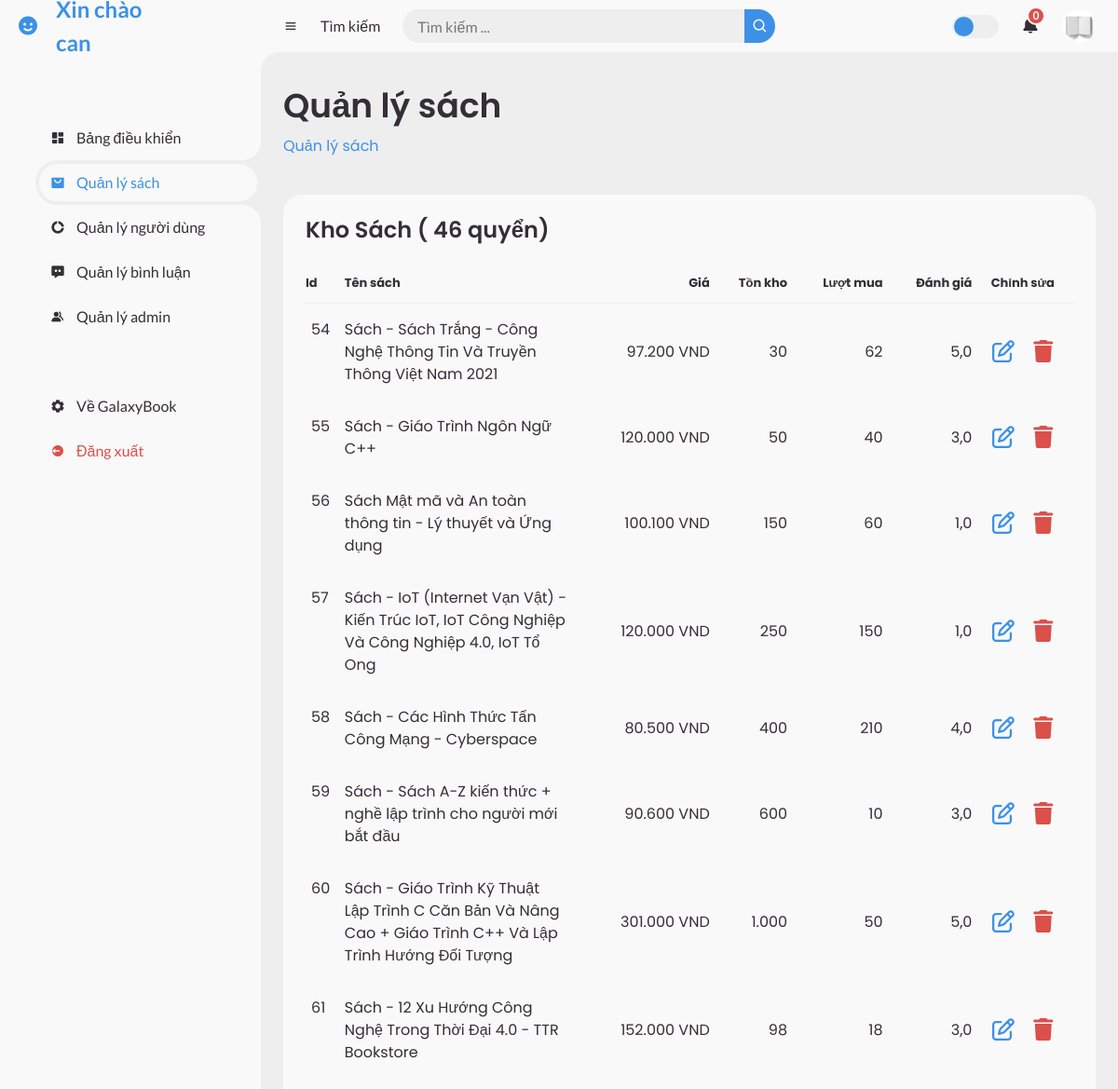
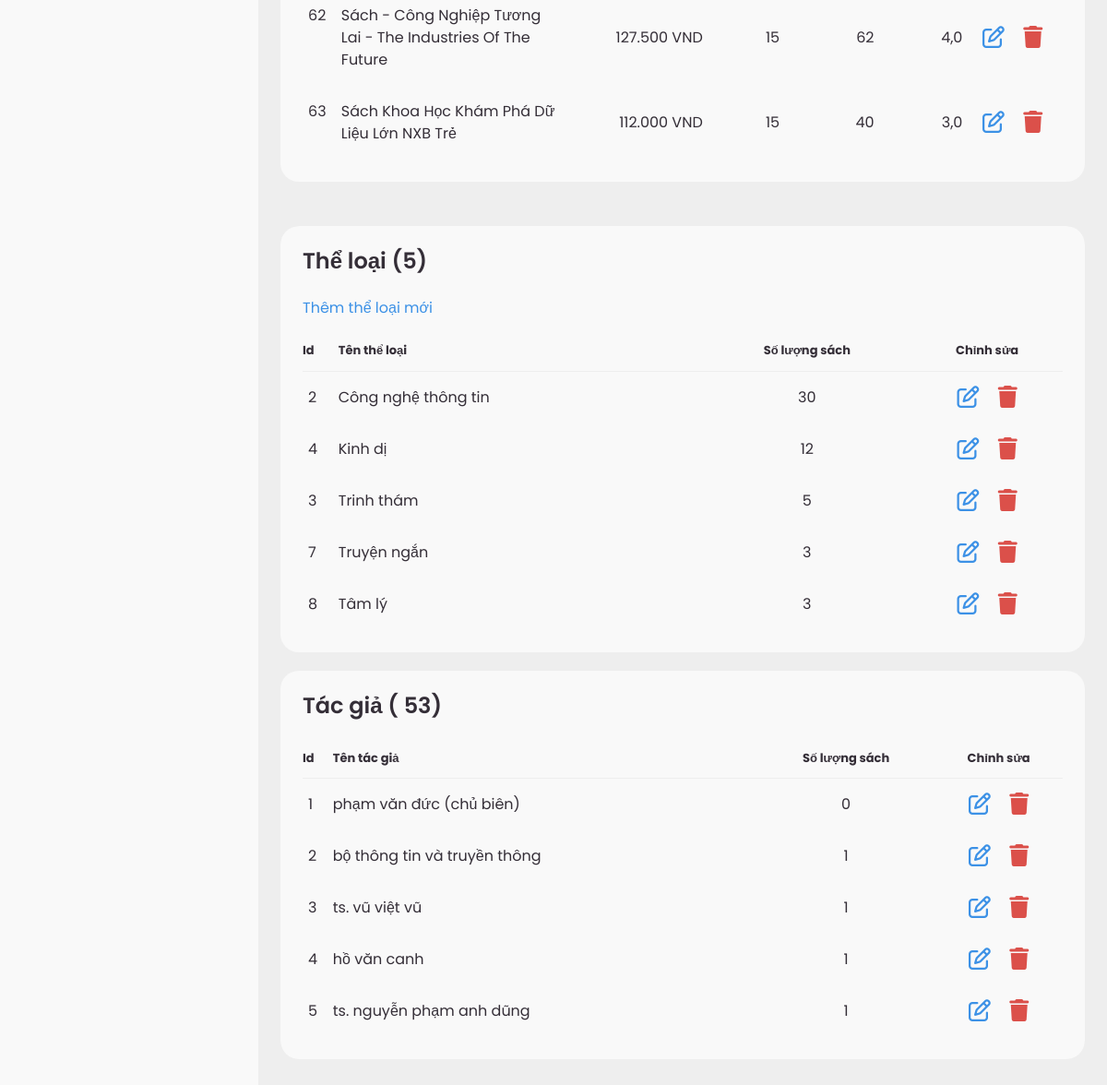
Page /index.php?pg=ad&active=book_management (signed in) on the earlier database version (2 pictures, top to bottom).
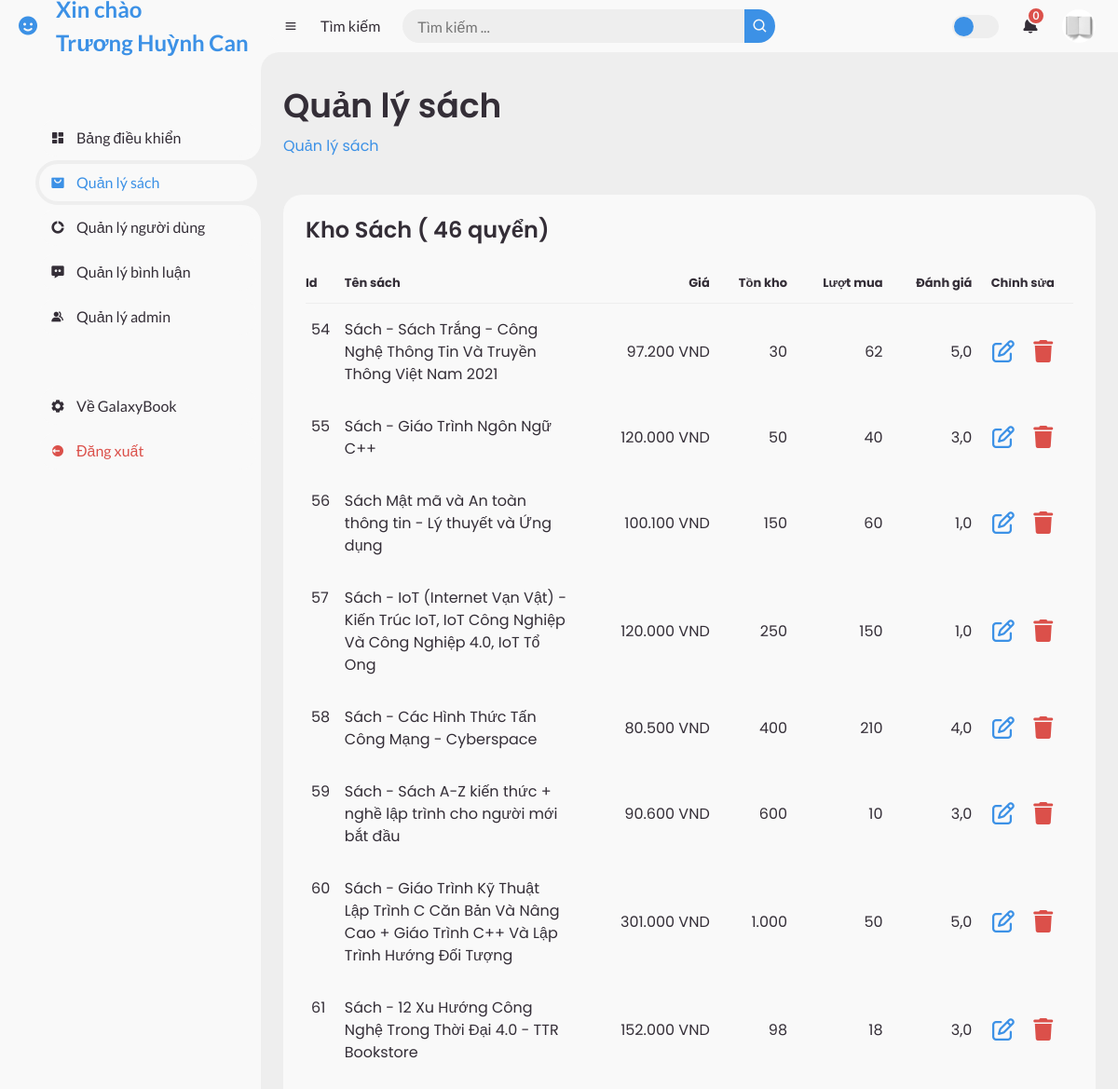
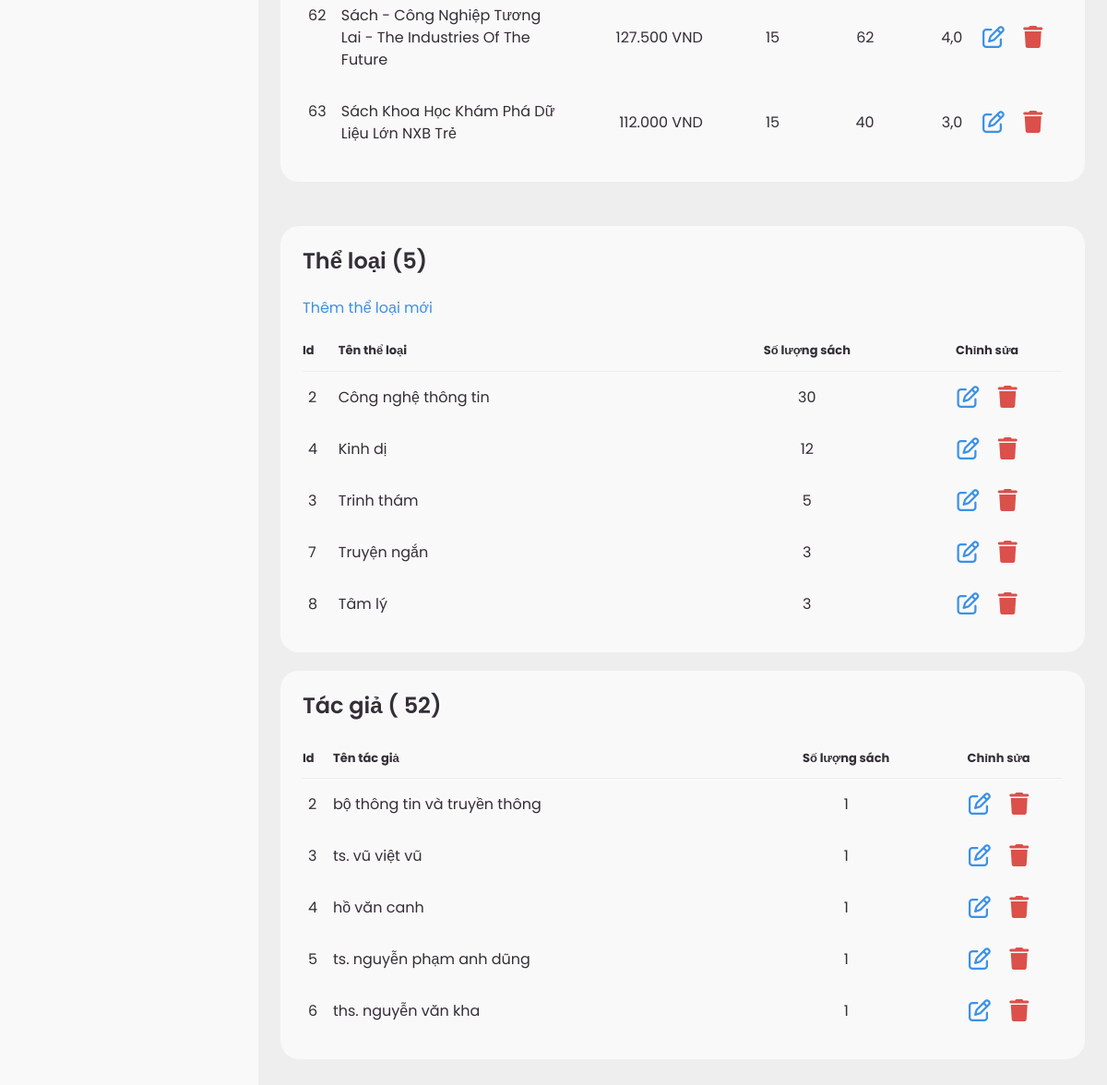
Same page on the later database version (2 pictures, top to bottom).
### tables this page shows
CREATE TABLE `sach` (
  `Id` int(5) NOT NULL,
  `TenSach` varchar(255) NOT NULL,
  `NguoiDich` varchar(100) NOT NULL,
  `NamXuatBan` int(4) NOT NULL,
  `NhaXuatBan` varchar(100) NOT NULL,
  `SoLuongConHang` int(5) NOT NULL,
  `DonGia` double(9,2) NOT NULL,
  `GiamGia` int(2) DEFAULT 0,
  `LuotXem` int(5) DEFAULT 0,
  `NgayNhap` date DEFAULT NULL,
  `LuotBinhLuan` int(5) DEFAULT 0,
  `LuotMua` int(5) DEFAULT 0,
  `DanhGia` double(3,2) DEFAULT 0.00,
  `TrangThai` int(1) DEFAULT 1,
  `MoTa` varchar(225) NOT NULL,
  `MoTaChiTiet` text NOT NULL
);

CREATE TABLE `theloai` (
  `Id` int(5) NOT NULL,
  `TenTheLoai` varchar(255) NOT NULL
);

CREATE TABLE `tacgia` (
  `Id` int(5) NOT NULL,
  `HoVaTen` varchar(100) NOT NULL
);

### admin/view/index.php (called while the page is built, shortened)
<?php
include('admin/model/m_book.php');
include('admin/view/header.php');
include('admin/view/' . $active . '.php');
include('admin/view/footer.php');
?>

### admin/model/m_book.php (called while the page is built, shortened)
<?php
function getAuthorsWithBookCount($limit, $search)
{
    $conn = pdo_get_connection();
    if ($conn) {
        try {
            $sql = "SELECT tg.Id, tg.HoVaTen, COUNT(stg.Id_Sach) as bookCount
                    FROM tacgia tg
                    LEFT JOIN sach_tacgia stg ON tg.Id = stg.Id_TacGia
                    LEFT JOIN sach s ON stg.Id_Sach = s.Id
                    WHERE tg.HoVaTen LIKE :search
                    GROUP BY tg.Id, tg.HoVaTen
                    LIMIT :limit";
            $stmt = $conn->prepare($sql);
            $stmt->bindValue(':search', '%' . $search . '%', PDO::PARAM_STR);
            $stmt->bindParam(':limit', $limit, PDO::PARAM_INT);
            $stmt->execute();
            $results = $stmt->fetchAll(PDO::FETCH_ASSOC);
            return $results;
        } catch (PDOException $e) {
            echo "Lỗi truy vấn: " . $e->getMessage();
            return null;
        }
    } else {
        return null;
    }
}
function getAuthorCount()
{
    $conn = pdo_get_connection();
    if ($conn) {
        try {
            $sql = "SELECT COUNT(Id) as authorCount FROM tacgia";
            $stmt = $conn->query($sql);
            $result = $stmt->fetch(PDO::FETCH_ASSOC);
            return $result['authorCount'];
        } catch (PDOException $e) {
            echo "Lỗi truy vấn: " . $e->getMessage();
            return null;
        }
    } else {
        return null;
    }
}
function getCategoriesWithBookCount($limit, $search)
{
    $conn = pdo_get_connection();
    if ($conn) {
        try {
            $sql = "SELECT tl.Id, tl.TenTheLoai, COUNT(stl.Id_Sach) as bookCount
                    FROM theloai tl
                    LEFT JOIN sach_theloai stl ON tl.Id = stl.Id_TheLoai";
            $sql .= " GROUP BY tl.Id, tl.TenTheLoai
                      ORDER BY bookCount DESC
                      LIMIT :limit";
            $stmt = $conn->prepare($sql);
            $stmt->bindParam(':limit', $limit, PDO::PARAM_INT);
            $stmt->execute();
            $result = $stmt->fetchAll(PDO::FETCH_ASSOC);
            return $result;
        } catch (PDOException $e) {
            echo "Lỗi truy vấn: " . $e->getMessage();
            return null;
        }
    } else {
        return null;
    }
}
function getCategoryCount()
{
    $conn = pdo_get_connection();
    if ($conn) {
        try {
            $sql = "SELECT COUNT(*) as total FROM theloai";
            $stmt = $conn->query($sql);
            $result = $stmt->fetch(PDO::FETCH_ASSOC);
            return $result['total'];
        } catch (PDOException $e) {
            echo "Lỗi truy vấn: " . $e->getMessage();
            return null;
        }
    } else {
        return null;
    }
}
function getBookAll($limit)
{
    $sql = "SELECT * FROM sach ORDER BY Id ASC LIMIT $limit";
    return pdo_query($sql);
}
function getBookCount()
{
    $conn = pdo_get_connection();
    if ($conn) {
        try {
            $sql = "SELECT COUNT(*) as total FROM sach";
            $stmt = $conn->query($sql);
            $result = $stmt->fetch(PDO::FETCH_ASSOC);
            return $result['total'];
        } catch (PDOException $e) {
            echo "Lỗi truy vấn: " . $e->getMessage();
            return null;
        }
    } else {
        return null;
    }
}
?>

### model/pdo.php (called while the page is built, shortened)
<?php
function pdo_get_connection() {
    $host = "localhost";
    $dbname = "galaxybook";
    $username = 'root';
    $password = '';
    $dburl = "mysql:host=".$host.";dbname=".$dbname.";charset=utf8";
    try {
        $conn = new PDO($dburl, $username, $password);
        $conn->setAttribute(PDO::ATTR_ERRMODE, PDO::ERRMODE_EXCEPTION);
        return $conn;
    } catch (PDOException $e) {
        echo "Lỗi kết nối: " . $e->getMessage();
        return null;
    }
}
function pdo_query($sql, $params = array()) {
    try {
        $conn = pdo_get_connection();
        $stmt = $conn->prepare($sql);
        $stmt->execute($params);
        $rows = $stmt->fetchAll();
        return $rows;
    } catch (PDOException $e) {
        throw $e;
    } finally {
        unset($conn);
    }
}

### admin/view/book_management.php (the view, shortened to what the changed rows need)
<?php
$listbook = getBookAll(10);
$bookCount = getBookCount();
$listGenres = getCategoriesWithBookCount(5, null);
$categoryCount = getCategoryCount();
$listAuthors = getAuthorsWithBookCount(5, null);
$authorCount = getAuthorCount();
?>
<main>
    <div class="head-title">
        <div class="left">
            <h1>Quản lý sách</h1>
            <ul class="breadcrumb">
                <li>
                    <a href="index.php?pg=ad&active=book_management" class="active">Quản lý sách</a>
                </li>
            </ul>
        </div>
    </div>
    <div class="table-data">
        <div class="order">
            <div class="head">
                <h3>Kho Sách (
                    <?= number_format($bookCount, 0, ',', '.') ?> quyển)
                </h3>
            </div>
            <table>
                <thead>
                    <tr>
                        <th>Id</th>
                        <th>Tên sách</th>
                        <th style="text-align: end;">Giá</th>
                        <th style="text-align: end;">Tồn kho</th>
                        <th style="text-align: end;">Lượt mua</th>
                        <th style="text-align: end;">Đánh giá</th>
                        <th style="text-align: center;">Chỉnh sửa</th>
                    </tr>
                </thead>
                <tbody>
                    <?php
                    foreach ($listbook as $book):
                        ?>
                        <tr>
                            <td>
                                <?= $book['Id'] ?>
                            </td>
                            <td style="max-width:150px;">
                                <?= $book['TenSach'] ?>
                            </td>
                            <td style="text-align: end;">
                                <?= number_format($book['DonGia'], 0, ',', '.') ?> VND
                            </td>
                            <td style="text-align: end;">
                                <?= number_format($book['SoLuongConHang'], 0, ',', '.') ?>
                            </td>
                            <td style="text-align: end;">
                                <?= number_format($book['LuotMua'], 0, ',', '.') ?>
                            </td>
                            <td style="text-align: end;">
                                <?= number_format($book['DanhGia'], 1, ',', '.') ?>
                            </td>
                            <td style="text-align: center;">
                                <a href="index.php?pg=ad&active=book_update&bookId=<?= $book['Id'] ?>" class="btn-update">
                                    <i class="fa-regular fa-pen-to-square fa-xl" style="color: var(--blue);"></i>
                                </a>
                                <a href="index.php?pg=ad&active=book_management&bookDeleteId=<?= $book['Id'] ?>" class="btn-del">
                                    <i class="fa-solid fa-trash fa-xl" style="color: var(--red); margin-left: 1rem;;"></i>
                                </a>
                            </td>
                        </tr>
                    <?php endforeach; ?>
                </tbody>
            </table>
        </div>
        <div class="table-data" style="flex-direction: row; gap:20px; padding: 0; background-color: var(--grey)">
            <div class="order">
                <div class="head">
                    <h3>Thể loại (<?=$categoryCount ?>)</h3>
                    <a href="#" style="color: var(--blue);">Thêm thể loại mới</a>
                </div>
                <table>
                    <thead>
                        <tr>
                            <th>Id</th>
                            <th>Tên thể loại</th>
                            <th style="text-align: center;">Số lượng sách</th>
                            <th style="text-align: center;">Chỉnh sửa</th>
                        </tr>
                    </thead>
                    <tbody>
                        <?php
                        foreach ($listGenres as $genres):
                            ?>
                            <tr>
                                <td>
                                    <?= $genres['Id'] ?>
                                </td>
                                <td>
                                    <?= $genres['TenTheLoai'] ?>
                                </td>
                                <td style="text-align: center;">
                                    <?= $genres['bookCount'] ?>
                                </td>
                                <td style="text-align: center;">
                                    <a href="index.php?pg=ad&active=book_genreUpdate&genreId=<?= $genres['Id'] ?>" class="btn-update">
                                        <i class="fa-regular fa-pen-to-square fa-xl" style="color: var(--blue);"></i>
                                    </a>
                                    <a href="index.php?pg=ad&active=book_management&deleteCategoryId=<?= $genres['Id'] ?>" class="btn-del">
                                        <i class="fa-solid fa-trash fa-xl"
                                            style="color: var(--red); margin-left: 1rem;"></i>
                                    </a>
                                </td>
                            </tr>
                        <?php endforeach; ?>
                    </tbody>
                </table>
            </div>
            <div class="order">
                <div class="head">
                    <h3>Tác giả (
                        <?= $authorCount ?>)
                    </h3>
                </div>
                <table>
                    <thead>
                        <tr>
                            <th>Id</th>
                            <th>Tên tác giả</th>
                            <th style="text-align: center;">Số lượng sách</th>
                            <th style="text-align: center;">Chỉnh sửa</th>
                        </tr>
                    </thead>
                    <tbody>
                    <?php
                        foreach ($listAuthors as $authors):
                            ?>
                            <tr>
                                <td>
                                    <?= $authors['Id'] ?>
                                </td>
                                <td>
                                    <?= $authors['HoVaTen'] ?>
                                </td>
                                <td style="text-align: center;">
                                    <?= $authors['bookCount'] ?>
                                </td>
                                <td style="text-align: center;">
                                    <a href="index.php?pg=ad&active=book_authorUpdate&authorId=<?= $authors['Id'] ?>" class="btn-update">
                                        <i class="fa-regular fa-pen-to-square fa-xl" style="color: var(--blue);"></i>
                                    </a>
                                    <a href="index.php?pg=ad&active=book_management&deleteAuthorById=<?= $authors['Id'] ?>" class="btn-del">
                                        <i class="fa-solid fa-trash fa-xl"
                                            style="color: var(--red); margin-left: 1rem;;"></i>
                                    </a>
                                </td>
                            </tr>
                        <?php endforeach; ?>
                    </tbody>
                </table>
            </div>
        </div>
    </div>
</main>

### admin/view/header.php (shortened to what the changed rows need)
<!DOCTYPE html>
<html lang="en">
<head>
	<link href='https://unpkg.com/boxicons@2.0.9/css/boxicons.min.css' rel='stylesheet'>
	<link rel="stylesheet" href="layout/assets/bootstrap-5.3.2-dist/css/bootstrap.css">
	<link rel="stylesheet" href="admin/layout/assets/css/header_footer.css">
	<?php
	switch ($_GET['active']) {
		case 'book_management':
			$active = 'book_management';
			break;
	}
	?>
	<link rel="stylesheet" href="admin/layout/assets/css/<?= $active ?>.css">
</head>
<body>
	<section id="sidebar">
		<a href="index.php?pg=ad&active=home" class="brand">
			<i class='bx bxs-smile'>
			</i>
			<span class="text">Xin chào<br>
				<?= $_SESSION['user']['HoVaTen'] ?>
			</span>
		</a>
		<ul class="side-menu top">
			<?php
			if ($_GET['active'] === 'home') {
				echo '<li class="active">';
			} else {
				echo '<li class="">';
			}
			?>
			<a href="index.php?pg=ad&active=home">
				<i class='bx bxs-dashboard'></i>
				<span class="text">Bảng điều khiển</span>
			</a>
			</li>
			<?php
			if ($_GET['active'] === 'book_management' || $_GET['active'] === 'book_update' || $_GET['active'] === 'book_genreUpdate' || $_GET['active'] === 'book_authorUpdate') {
				echo '<li class="active">';
			} else {
				echo '<li class="">';
			}
			?>
			<a href="index.php?pg=ad&active=book_management">
				<i class='bx bxs-shopping-bag-alt'></i>
				<span class="text">Quản lý sách</span>
			</a>
			</li>
			<?php
			if ($_GET['active'] === 'user_management' || $_GET['active'] === 'user_update') {
				echo '<li class="active">';
			} else {
				echo '<li class="">';
			}
			?>
			<a href="index.php?pg=ad&active=user_management">
				<i class='bx bxs-doughnut-chart'></i>
				<span class="text">Quản lý người dùng</span>
			</a>
			</li>
			<?php
			if ($_GET['active'] === 'comment_management') {
				echo '<li class="active">';
			} else {
				echo '<li class="">';
			}
			?>
			<a href="index.php?pg=ad&active=comment_management">
				<i class='bx bxs-message-dots'></i>
				<span class="text">Quản lý bình luận</span>
			</a>
			</li>
			<?php
			if ($_GET['active'] === 'admin_management' || $_GET['active'] === 'admin_update') {
				echo '<li class="active">';
			} else {
				echo '<li class="">';
			}
			?>
			<a href="index.php?pg=ad&active=admin_management">
				<i class='bx bxs-group'></i>
				<span class="text">Quản lý admin</span>
			</a>
			</li>
		</ul>
		<ul class="side-menu">
			<li>
				<a href="index.php?pg=home">
					<i class='bx bxs-cog'></i>
					<span class="text">Về GalaxyBook</span>
				</a>
			</li>
			<li>
				<a href="index.php?pg=logout" class="logout">
					<i class='bx bxs-log-out-circle'></i>
					<span class="text">Đăng xuất</span>
				</a>
			</li>
		</ul>
	</section>
	<section id="content">
		<nav>
			<i class='bx bx-menu'></i>
			<a href="#" class="nav-link">Tìm kiếm</a>
			<form action="#">
				<div class="form-input">
					<input type="search" placeholder="Tìm kiếm ...">
					<button type="submit" class="search-btn"><i class='bx bx-search'></i></button>
				</div>
			</form>
			<label for="switch-mode" class="switch-mode"></label>
			<a href="#" class="notification">
				<i class='bx bxs-bell'></i>
				<span class="num">0</span>
			</a>
			<a href="#" class="profile">
				<img src="upload/avatar/<?= $_SESSION['user']['Avatar'] ?>" alt="<?= $_SESSION['user']['HoVaTen'] ?>">
			</a>
		</nav>

Differences in the rows shown:
removed tacgia: Id "1", HoVaTen "phạm văn đức (chủ biên)", bookCount "0"
now on this page (row unchanged): tacgia: Id "6", HoVaTen "ths. nguyễn văn kha", bookCount "1"
Other differences:
$_SESSION['user']['HoVaTen']: "can" → "Trương Huỳnh Can"
$authorCount: "53" → "52"
